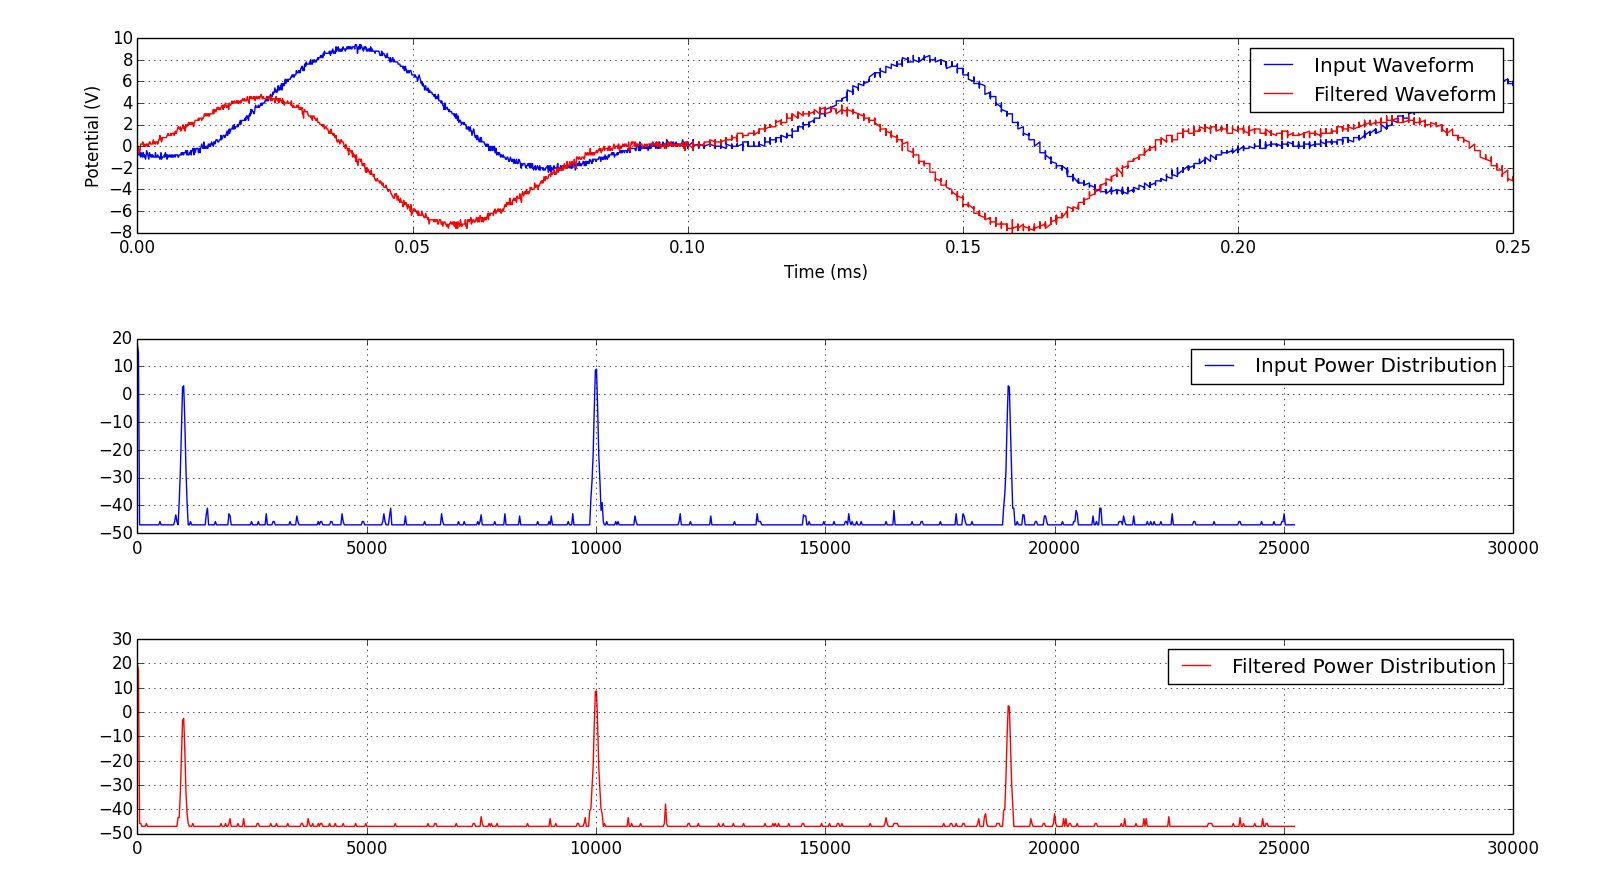

Source code (Python):
import matplotlib.pyplot as plt
import numpy as np

# Import data from file and skip header rows
time_wave, input_wave, output_wave = np.genfromtxt('../Data/4d_waveform.csv', delimiter=',', usecols=(0,1,3), skiprows=1, unpack=True)

time_fftInput, amplitude_fftInput = np.genfromtxt('../Data/4d_fft1.csv', delimiter=',', usecols=(0,1), skiprows=1, unpack=True)

time_fftOutput, amplitude_fftOutput= np.genfromtxt('../Data/4d_fft2.csv', delimiter=',', usecols=(0,1), skiprows=1, unpack=True)

# Make time more readable
us = 10**6 # Multiply seconds by us to get microseconds
ms = 10**3 # Multiply seconds by ms to get milliseconds

# Plot some stuff
plt.title("CR Circuit with AM Sine Wave Input")
plt.figure(1)
plt.subplot(311)
plt.plot(time_wave * ms, input_wave, 'b', label="Input Waveform")
plt.plot(time_wave * ms, output_wave, 'r', label="Filtered Waveform")
plt.grid(True)
plt.xlabel("Time (ms)")
plt.ylabel("Potential (V)")
plt.legend()

plt.subplot(312)
plt.plot(time_fftInput, amplitude_fftInput, 'b', label="Input Power Distribution")
plt.grid(True)
# plt.xlabel("Time (ms)")
# plt.ylabel("Potential (V)")
plt.legend()

plt.subplot(313)
plt.plot(time_fftOutput, amplitude_fftOutput, 'r', label="Filtered Power Distribution")
plt.grid(True)
# plt.xlabel("Time (ms)")
# plt.ylabel("Potential (V)")
plt.legend()

plt.tight_layout()

# Set plot formatting
# plt.xlim(0.7,0.95)
# plt.ylim(0.,130.)
# plt.grid(True)

# Labels and text
# plt.xlabel("Time (ms)")
# plt.ylabel("Potential (V)")
# plt.title("Voltage of Capacitor with Square Wave Input")
# plt.legend()

# Show the plot
plt.show()
